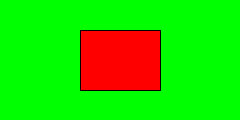
Frame 1 (no input)
Frame 60 (the mouse pressed at the canvas centre just before this capture): identical to frame 1, image omitted
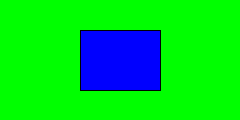
Frame 120 (the mouse held since frame 60 and released just before this capture)

The Processing sketch that drew these frames (run headless with seeded random() and noise(); from frame 60 on, the mouse is pressed at the canvas centre):

// Processing sketch: processing_101844
// ── processing_101844.pde

int x = 80;
int y = 30;
int w = 80;
int h = 60;

void setup() {
  size(240, 120);
}

void draw() {
  background(0, 255, 0);
  if ((mouseX > x) && (mouseX < x+w) &&
  (mouseY > y) && (mouseY < y+h)) {
    fill(0, 0, 255);
  } else {
    fill(255, 0, 0);
  }
  rect(x, y, w, h);
}
